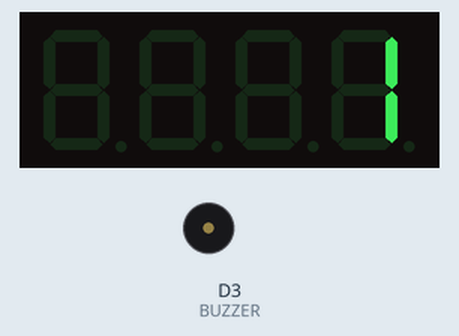
Simulated run of this sketch. Board: ESP8266 (Wemos D1 mini). Shown: 4-digit seven-segment display, buzzer (waves = sounding, pin HIGH). WiFi joins after 1.5 s; servers stay silent unless stated; what the sketch prints to the serial monitor is not drawn.

Above: at 0.1 s.
At 1.1 s:
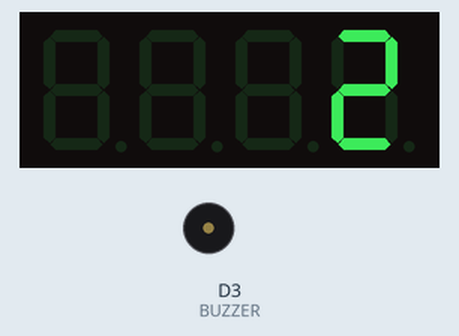
At 1.7 s:
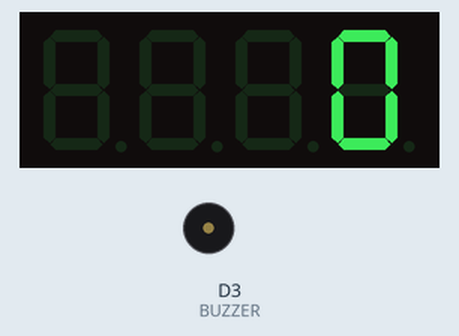

The sketch:

D1MiniDownlaodTegoed.ino
```cpp
// Let op: dit werkt samen met het Greasemonkey-script datategoedophaler.user.js
// (C) januari 2020 MarcelV
#include <TM1637Display.h>
#include <ESP8266WiFi.h>

#define CLK D6 // Wit
#define DIO D5 // Blauw
#define BUZZER D3 // Paars
#define IPADRES 87

TM1637Display display(CLK, DIO);
WiFiServer server(80);

const char* ssid = "SSIDOfMyWifiNetwork";
const char* password = "PASSWORDOfMyWifiNetwork";

void setup() {
 pinMode(BUZZER,OUTPUT);
 Serial.begin(115200);
 display.setBrightness(0x0f);
 display.showNumberDec(1);
 Serial.println();
 Serial.println();
 Serial.print(F("Connecting to "));
 Serial.println(ssid);
 WiFi.mode(WIFI_STA);
 WiFi.config(
  IPAddress(192,168,0,IPADRES),IPAddress(192,168,0,1),
  IPAddress(255,255,255,0),IPAddress(192,168,0,1));
 WiFi.begin(ssid, password);

  int i=1;
  while (WiFi.status() != WL_CONNECTED) {
   delay(500);
   Serial.print(F("."));
   display.showNumberDec(i++);
  }
  Serial.println();
  Serial.println(F("WiFi connected"));
  display.showNumberDec(0);

  // Start the server
  server.begin();
  Serial.println(F("Server started"));

  // Print the IP address
  Serial.println(WiFi.localIP());
}


void loop() {
 WiFiClient client = server.available();
 if(!client)return;

 String req = client.readStringUntil('\r');
 Serial.println(F("request: "));
 Serial.println(req); //GET /1234 HTTP/1.1

 req = req.substring(5,9);
 if(IsNum(req)) {
  int i=req.toInt();
  display.showNumberDec(i);
  if(i<350) {
   digitalWrite(BUZZER,HIGH);
   delay(700);
   digitalWrite(BUZZER,LOW);
  }
 }
 else display.showNumberDec(-1);
 client.print(F("HTTP/1.1 200 OK\r\nContent-Type: text/html\r\n\r\n<!DOCTYPE HTML>\r\nOK "));
}

bool IsNum(String &s) {
 int len=s.length();
 for(unsigned int i = 0; i < len; ++i)
  if(!isDigit(s.charAt(i))) return false;

 return true;
}
```

Measured:
- what the display in image 1 shows lasts 0.5 s, from 1.1 s to 1.6 s
